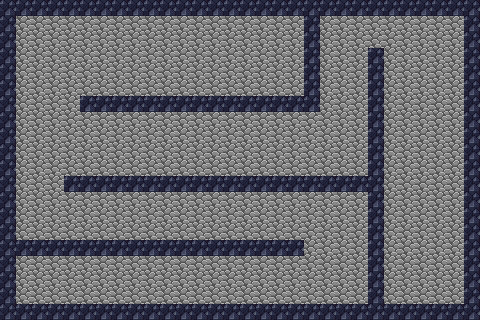

This game map was drawn from its Tiled (.tmx) file and the tilesets committed beside it. A one-line description and the trimmed map source follow:
An orthogonal 30x20 tile map with 16x16 px tiles, 2 tile layers (bg, walls), 2 tilesets and 1 object.

<map version="1.10" tiledversion="1.12.1" orientation="orthogonal" renderorder="right-down" width="30" height="20" tilewidth="16" tileheight="16" infinite="0" nextlayerid="5" nextobjectid="11">
 <tileset firstgid="1" source="../textures/mc.tsx" />
 <tileset firstgid="625" source="../textures/avatar.tsx" />
 <layer id="1" name="bg" width="30" height="20">
  <data>[600 cells, 600 non-empty, 1 distinct tile ids]</data>
 </layer>
 <layer id="2" name="walls" width="30" height="20">
  <data>[600 cells, 169 non-empty, 1 distinct tile ids]</data>
 </layer>
 <objectgroup id="4" name="obj">
  <object id="10" gid="625" x="410.5" y="292.5" width="32" height="32" />
 </objectgroup>
</map>
